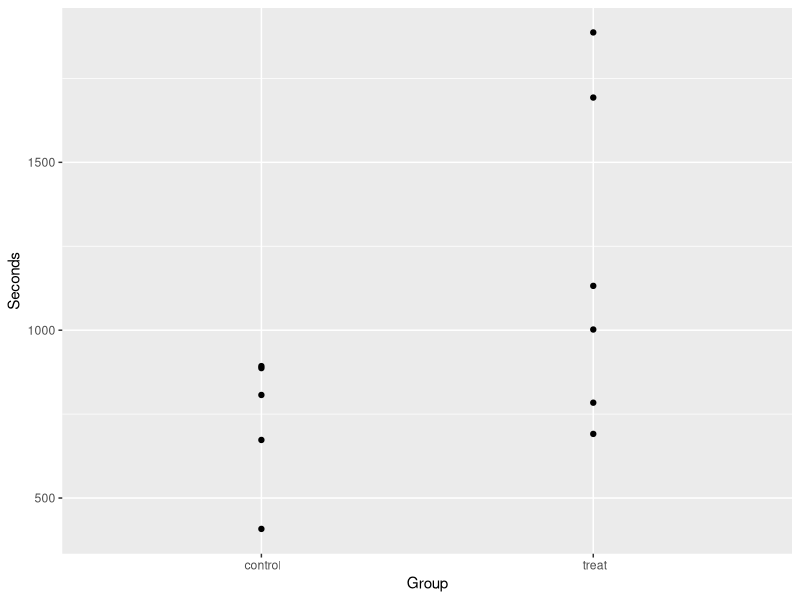

Write the R code that produced this figure. (Note: this script raises an error after producing the figure.)
library(lsmeans)
library(ggplot2)
library(dplyr)
library(ggrepel)

gsm <- read.csv(file="./times-by-treatment.csv")
summary(gsm)
pairwise.t.test(gsm$Seconds, gsm$Group,  p.adj = "bonferroni")
t.test(gsm$Seconds ~ gsm$Group)
TukeyHSD(aov(Seconds ~ gsm$Group, gsm))

#Eliminating one case because its an outlier
gsm2 <- subset(gsm, ID != 3)
pairwise.t.test(gsm2$Seconds, gsm2$Group,  p.adj = "bonferroni")
t.test(gsm2$Seconds ~ gsm2$Group)
TukeyHSD(aov(Seconds ~ gsm2$Group, gsm2))

ggplot(gsm2, aes(x = Group, y = Seconds)) +
  geom_point()

gd <- gsm2 %>%
  group_by(Group) %>%
  summarise(Seconds = mean(Seconds))
gd

gdsd <- gsm2 %>%
  group_by(Group) %>%
  summarise(Seconds = stderr(Seconds))
gdsd

ggplot(gsm2, aes(x = Group, y = Seconds)) +
  geom_point() +
  geom_bar(data = gd, stat = "identity", alpha = .3)

ggplot(gsm2, aes(x = Group, y = Seconds, color = Group, fill = Group)) +
  geom_bar(data = gd, stat = "identity", alpha = .3) +
  ggrepel::geom_text_repel(aes(label = ID), color = "black", size = 2.5, segment.color = "grey") +
  geom_point() +
  guides(color = "none", fill = "none") +
  theme_bw() +
  labs(
    title = "Global Consent Manager User Study",
    x = "Treatment Group",
    y = "Seconds of Engagement"
  )

mean(gd)
